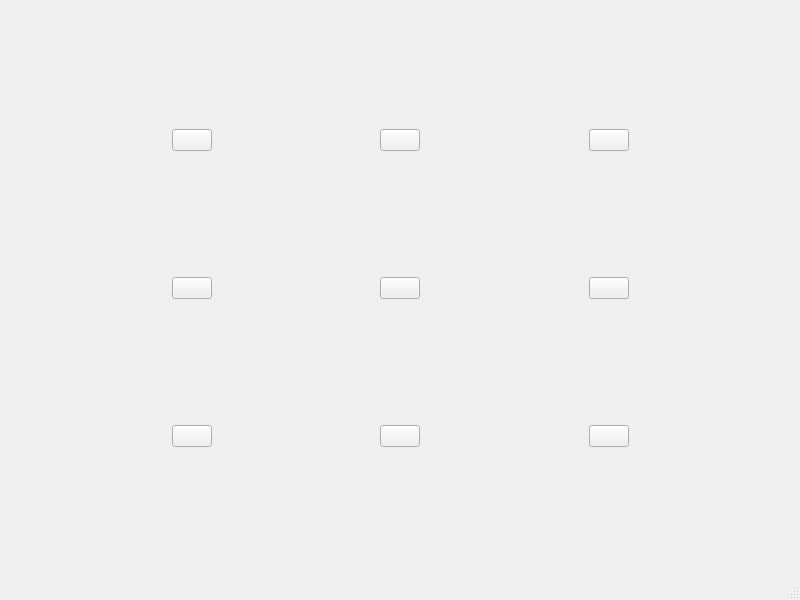
<?xml version="1.0" encoding="UTF-8"?>
<ui version="4.0">
 <class>MainWindow</class>
 <widget class="QMainWindow" name="MainWindow">
  <property name="geometry">
   <rect>
    <x>0</x>
    <y>0</y>
    <width>800</width>
    <height>600</height>
   </rect>
  </property>
  <property name="windowTitle">
   <string>MainWindow</string>
  </property>
  <widget class="QWidget" name="centralwidget">
   <layout class="QGridLayout" name="gridLayout">
    <item row="2" column="5">
     <widget class="QPushButton" name="button9">
      <property name="text">
       <string/>
      </property>
     </widget>
    </item>
    <item row="0" column="6">
     <spacer name="horizontalSpacer_4">
      <property name="orientation">
       <enum>Qt::Horizontal</enum>
      </property>
      <property name="sizeHint" stdset="0">
       <size>
        <width>40</width>
        <height>20</height>
       </size>
      </property>
     </spacer>
    </item>
    <item row="1" column="1">
     <widget class="QPushButton" name="button4">
      <property name="text">
       <string/>
      </property>
     </widget>
    </item>
    <item row="1" column="5">
     <widget class="QPushButton" name="button6">
      <property name="text">
       <string/>
      </property>
     </widget>
    </item>
    <item row="1" column="0">
     <spacer name="horizontalSpacer_5">
      <property name="orientation">
       <enum>Qt::Horizontal</enum>
      </property>
      <property name="sizeHint" stdset="0">
       <size>
        <width>40</width>
        <height>20</height>
       </size>
      </property>
     </spacer>
    </item>
    <item row="0" column="3">
     <widget class="QPushButton" name="button2">
      <property name="text">
       <string/>
      </property>
     </widget>
    </item>
    <item row="1" column="2">
     <spacer name="horizontalSpacer_7">
      <property name="orientation">
       <enum>Qt::Horizontal</enum>
      </property>
      <property name="sizeHint" stdset="0">
       <size>
        <width>40</width>
        <height>20</height>
       </size>
      </property>
     </spacer>
    </item>
    <item row="0" column="5">
     <widget class="QPushButton" name="button3">
      <property name="text">
       <string/>
      </property>
     </widget>
    </item>
    <item row="0" column="4">
     <spacer name="horizontalSpacer_2">
      <property name="orientation">
       <enum>Qt::Horizontal</enum>
      </property>
      <property name="sizeHint" stdset="0">
       <size>
        <width>40</width>
        <height>20</height>
       </size>
      </property>
     </spacer>
    </item>
    <item row="2" column="6">
     <spacer name="horizontalSpacer_11">
      <property name="orientation">
       <enum>Qt::Horizontal</enum>
      </property>
      <property name="sizeHint" stdset="0">
       <size>
        <width>40</width>
        <height>20</height>
       </size>
      </property>
     </spacer>
    </item>
    <item row="2" column="3">
     <widget class="QPushButton" name="button8">
      <property name="text">
       <string/>
      </property>
     </widget>
    </item>
    <item row="0" column="0">
     <spacer name="horizontalSpacer_3">
      <property name="orientation">
       <enum>Qt::Horizontal</enum>
      </property>
      <property name="sizeHint" stdset="0">
       <size>
        <width>40</width>
        <height>20</height>
       </size>
      </property>
     </spacer>
    </item>
    <item row="0" column="2">
     <spacer name="horizontalSpacer">
      <property name="orientation">
       <enum>Qt::Horizontal</enum>
      </property>
      <property name="sizeHint" stdset="0">
       <size>
        <width>40</width>
        <height>20</height>
       </size>
      </property>
     </spacer>
    </item>
    <item row="1" column="6">
     <spacer name="horizontalSpacer_10">
      <property name="orientation">
       <enum>Qt::Horizontal</enum>
      </property>
      <property name="sizeHint" stdset="0">
       <size>
        <width>40</width>
        <height>20</height>
       </size>
      </property>
     </spacer>
    </item>
    <item row="1" column="4">
     <spacer name="horizontalSpacer_9">
      <property name="orientation">
       <enum>Qt::Horizontal</enum>
      </property>
      <property name="sizeHint" stdset="0">
       <size>
        <width>40</width>
        <height>20</height>
       </size>
      </property>
     </spacer>
    </item>
    <item row="2" column="1">
     <widget class="QPushButton" name="button7">
      <property name="text">
       <string/>
      </property>
     </widget>
    </item>
    <item row="2" column="0">
     <spacer name="horizontalSpacer_6">
      <property name="orientation">
       <enum>Qt::Horizontal</enum>
      </property>
      <property name="sizeHint" stdset="0">
       <size>
        <width>40</width>
        <height>20</height>
       </size>
      </property>
     </spacer>
    </item>
    <item row="2" column="2">
     <spacer name="horizontalSpacer_8">
      <property name="orientation">
       <enum>Qt::Horizontal</enum>
      </property>
      <property name="sizeHint" stdset="0">
       <size>
        <width>40</width>
        <height>20</height>
       </size>
      </property>
     </spacer>
    </item>
    <item row="1" column="3">
     <widget class="QPushButton" name="button5">
      <property name="text">
       <string/>
      </property>
     </widget>
    </item>
    <item row="0" column="1">
     <widget class="QPushButton" name="button1">
      <property name="text">
       <string/>
      </property>
     </widget>
    </item>
    <item row="2" column="4">
     <spacer name="horizontalSpacer_12">
      <property name="orientation">
       <enum>Qt::Horizontal</enum>
      </property>
      <property name="sizeHint" stdset="0">
       <size>
        <width>40</width>
        <height>20</height>
       </size>
      </property>
     </spacer>
    </item>
   </layout>
  </widget>
  <widget class="QMenuBar" name="menubar">
   <property name="geometry">
    <rect>
     <x>0</x>
     <y>0</y>
     <width>800</width>
     <height>22</height>
    </rect>
   </property>
  </widget>
  <widget class="QStatusBar" name="statusbar"/>
 </widget>
 <resources/>
 <connections/>
</ui>
